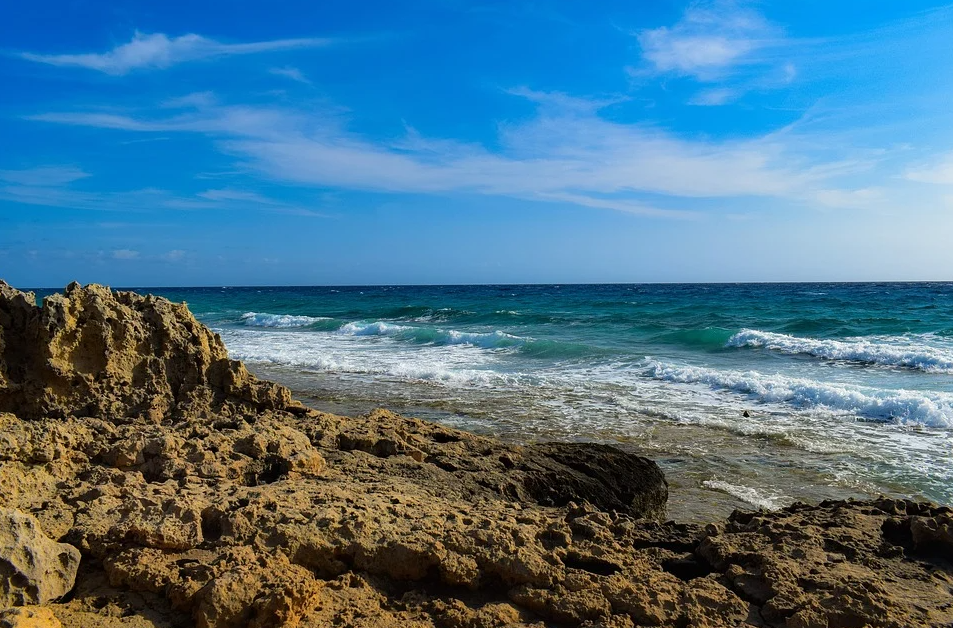
#> input picture Vision por computadora 1-20230619T010142Z-001/Vision por computadora 1/white_patch/segmentacion.png, 953 x 628 px, found by its file name
$ jupyter execute VPC1segmentacion.ipynb
#> lines starting #> are read from the running program, lines starting #| are printed output that depends on the picture; after the words box and inside, x2 and y2 are one past the last pixel; in counts of white or black regions, pixels touching at a corner belong together
[cell 1]
import cv2
import numpy as np
import matplotlib.pyplot as plt

[cell 2]
from google.colab import drive
drive.mount('/content/drive')

[cell 3]
path_image="/content/drive/MyDrive/Colab Notebooks/Vision por computadora 1/white_patch/segmentacion.png"

[cell 4]
# Cargar la imagen
imagen = cv2.imread(path_image)
#> imagen is the input picture: shape (628, 953, 3); mean B, G, R 139, 116.4, 76.1

# Dividir la imagen en los canales RGB
r, g, b = cv2.split(imagen)
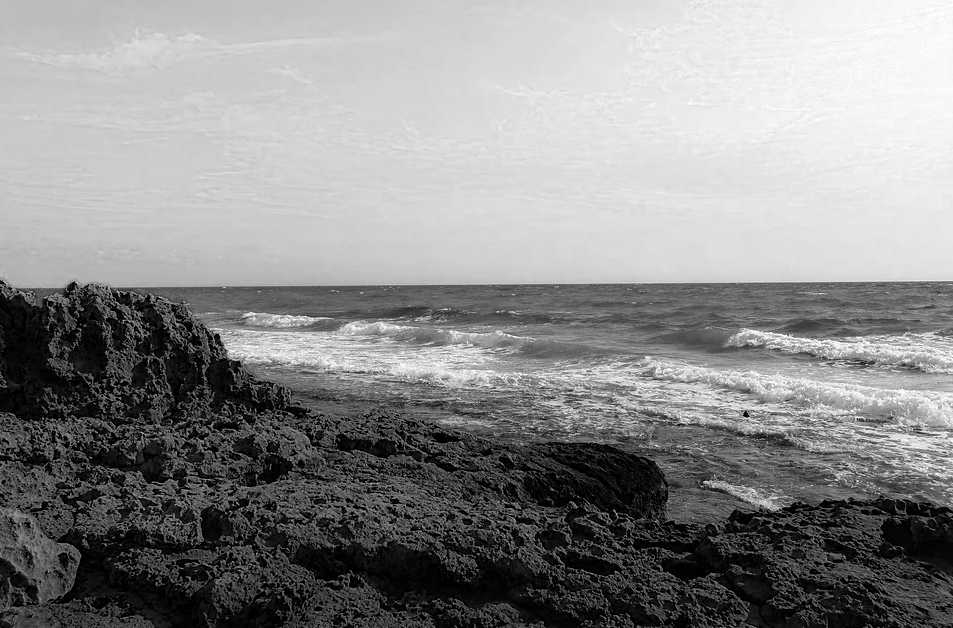
#> r: shape (628, 953); min 0, max 255, mean 139
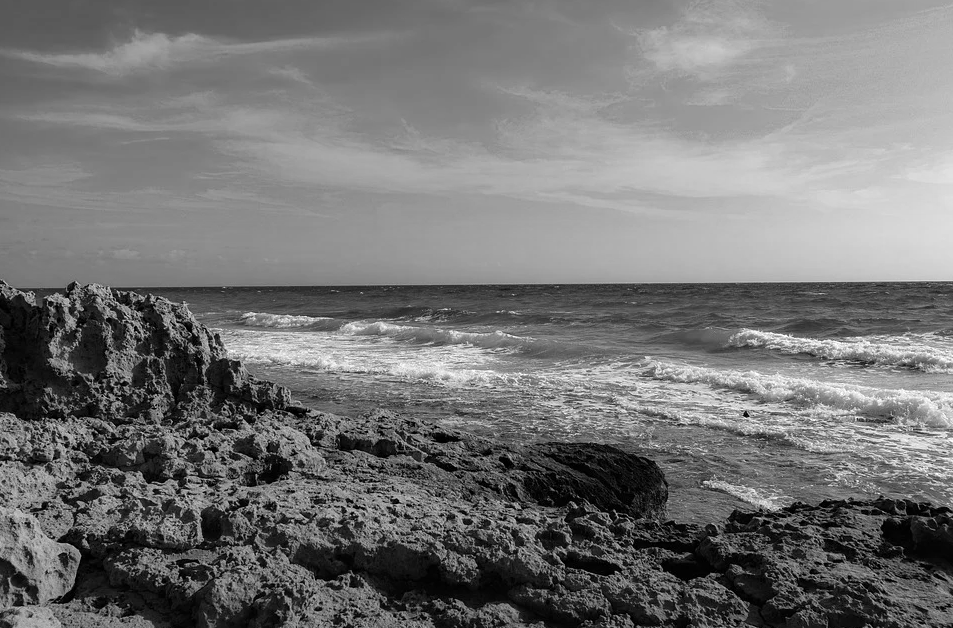
#> g: shape (628, 953); min 0, max 255, mean 116.4
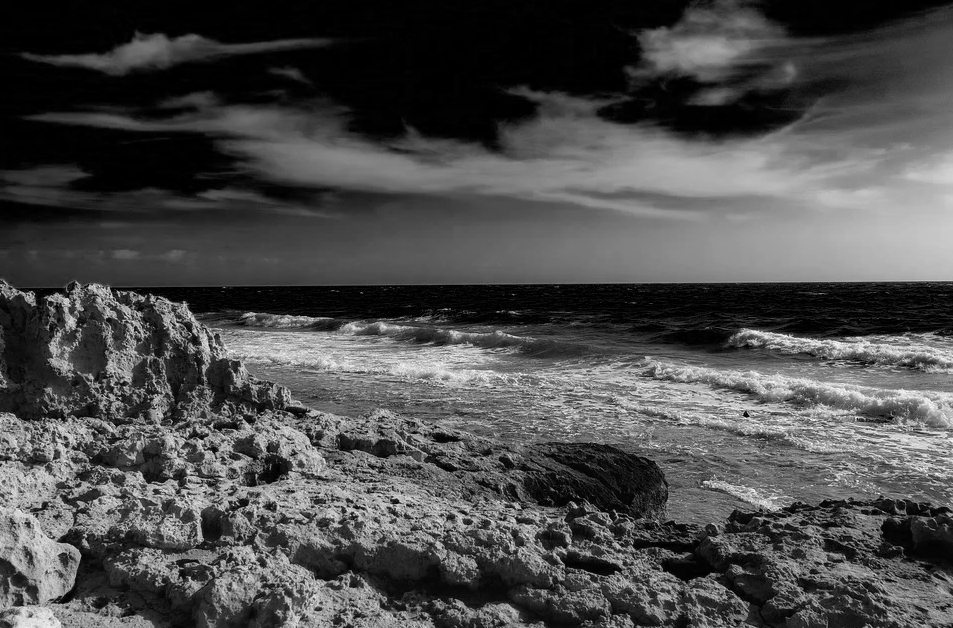
#> b: shape (628, 953); min 0, max 255, mean 76.1

# Calcular los histogramas de cada canal
hist_r, bins_r = np.histogram(r.flatten(), bins=256, range=[0, 256])
#> hist_r = 256 values, max 22983 at index 0, min 108 at index 254, mean 2337.8; bins_r = 257 values from 0 to 256
hist_g, bins_g = np.histogram(g.flatten(), bins=256, range=[0, 256])
#> hist_g = 256 values, max 8300 at index 125, min 18 at index 254, mean 2337.8; bins_g = 257 values from 0 to 256
hist_b, bins_b = np.histogram(b.flatten(), bins=256, range=[0, 256])
#> hist_b = 256 values, max 37866 at index 0, min 0 at index 252, mean 2337.8; bins_b = 257 values from 0 to 256

# Graficar los histogramas de cada canal
plt.figure(figsize=(10, 5))
plt.plot(hist_r, color='red', label='Canal R')
plt.plot(hist_g, color='green', label='Canal G')
plt.plot(hist_b, color='blue', label='Canal B')
plt.xlabel('Valor de píxel')
plt.ylabel('Frecuencia')
plt.title('Histograma de los canales RGB')
plt.legend()
plt.show()
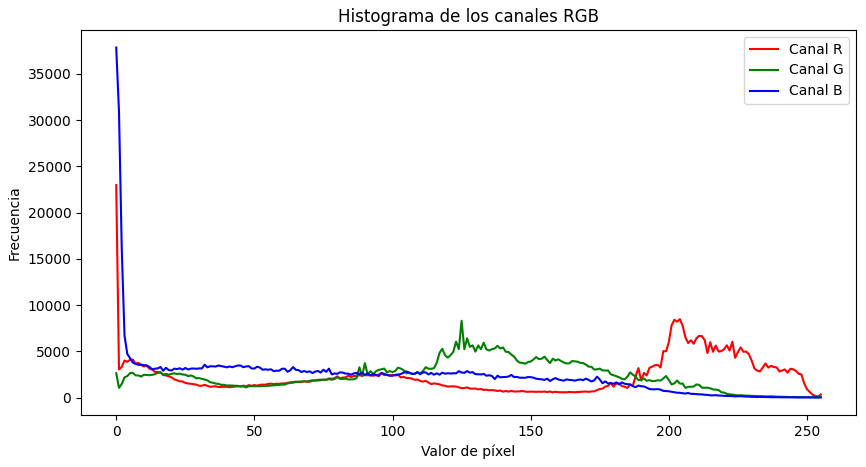
#> figure drawn by matplotlib, 1 panel; curve peaks at x = 0, y = 22983; curve peaks at x = 125, y = 8300; curve peaks at x = 0, y = 37866

[cell 5]
# Segmentar el agua, el cielo y la tierra utilizando máscaras
umbral_agua = 100
umbral_cielo = 130
umbral_tierra = 180

mascara_agua = (r  > umbral_agua) & (g < umbral_agua) & (b < umbral_agua)
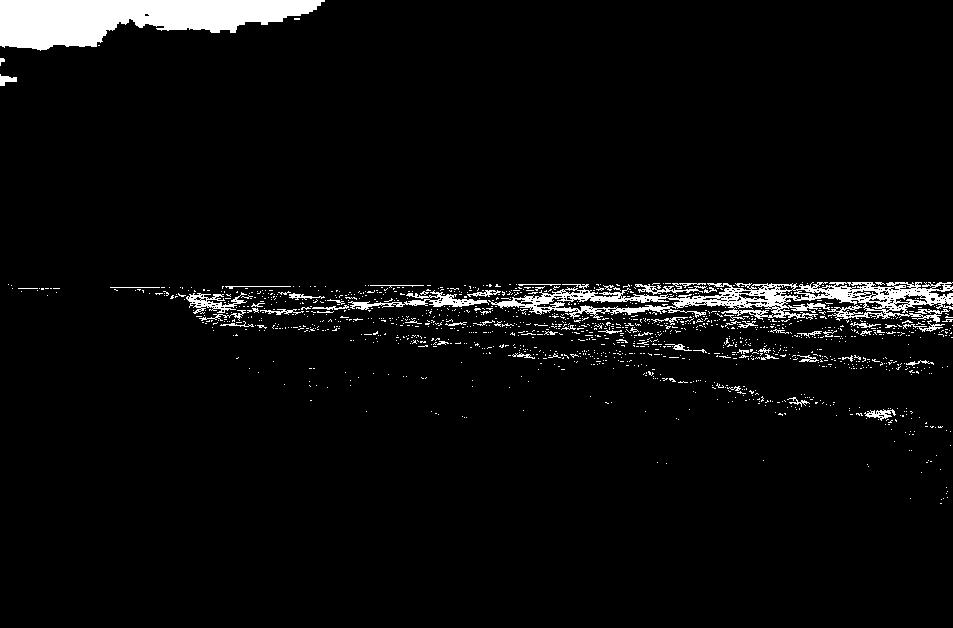
#> mascara_agua: shape (628, 953) bool; 4.2% white; 1357 white regions (1300 under 20 px), largest, box (x1, y1, x2, y2) and area: (0, 0, 325, 51) 10243, (488, 282, 953, 323) 7152, (348, 290, 489, 310) 786
mascara_tierra = (r < umbral_cielo) & (g > umbral_cielo) & (b > umbral_cielo)
#> mascara_tierra: shape (628, 953) bool; 4.6% white in thin lines or dots, all inside (x1, y1, x2, y2) = (0, 284, 953, 628)
mascara_cielo = (r > umbral_tierra) & (g < umbral_tierra) & (b < umbral_tierra)
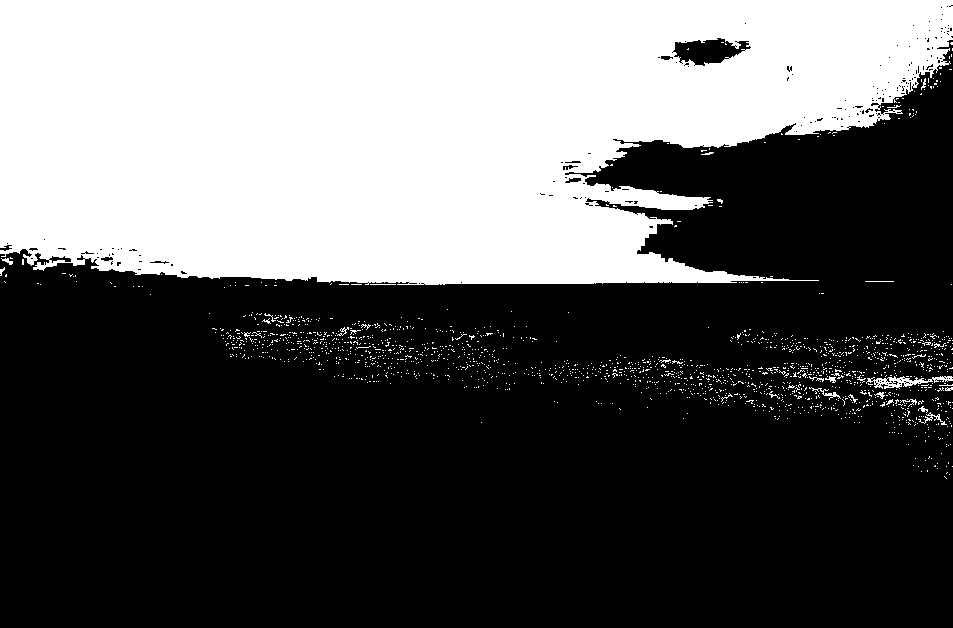
#> mascara_cielo: shape (628, 953) bool; 36.9% white; 1733 white regions (1705 under 20 px), largest, box (x1, y1, x2, y2) and area: (0, 0, 953, 285) 216127, (866, 376, 953, 389) 463, (918, 412, 947, 425) 91

# Aplicar las máscaras a la imagen original
resultado_agua = np.copy(imagen)
resultado_agua[~mascara_agua] = [0, 0, 0]  # Elementos que no cumplen la máscara se ponen en negro

resultado_cielo = np.copy(imagen)
resultado_cielo[~mascara_cielo] = [0, 0, 0]
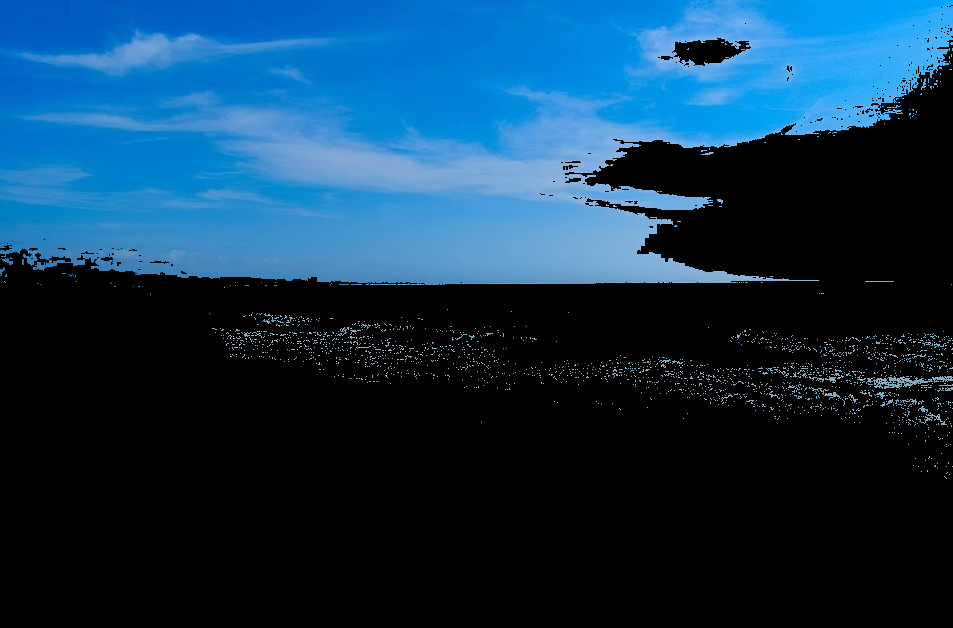
#> resultado_cielo: shape (628, 953, 3); mean B, G, R 78.4, 52.4, 16.5

resultado_tierra = np.copy(imagen)
resultado_tierra[~mascara_tierra] = [0, 0, 0]

# Mostrar las imágenes segmentadas
fig, axes = plt.subplots(1, 3, figsize=(15, 5))
axes[0].imshow(cv2.cvtColor(resultado_agua, cv2.COLOR_BGR2RGB))
axes[0].set_title('Agua')
axes[0].axis('off')
axes[1].imshow(cv2.cvtColor(resultado_cielo, cv2.COLOR_BGR2RGB))
axes[1].set_title('Cielo')
axes[1].axis('off')
axes[2].imshow(cv2.cvtColor(resultado_tierra, cv2.COLOR_BGR2RGB))
axes[2].set_title('Tierra')
axes[2].axis('off')
plt.show()
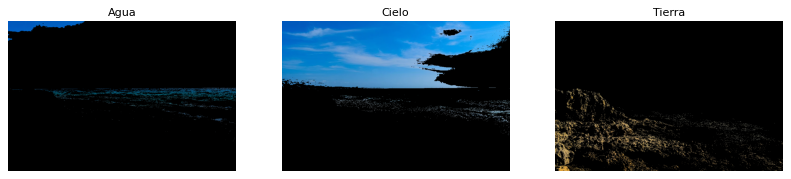
#> figure drawn by matplotlib, 3 panels
